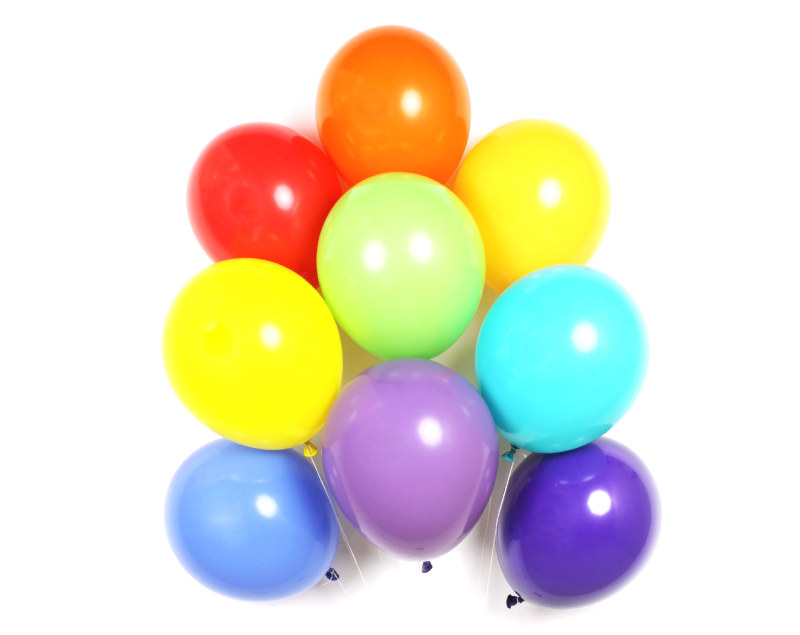
#> input picture Core/Lesson4/images/balloons.png, 800 x 635 px
$ jupyter execute HSVColourSpace.ipynb
#> lines starting #> are read from the running program, lines starting #| are printed output that depends on the picture; after the words box and inside, x2 and y2 are one past the last pixel; in counts of white or black regions, pixels touching at a corner belong together
# Colour Threshold, HSV Colour Space
Colour threshold practice by Mikaela Sanchez.<br>
Converting RGB images into HSV images to improve masking in varying lighting conditions.
### Import resources

[cell 1]
import matplotlib.pyplot as plt
import numpy as np
import cv2

### Read and display balloon image

[cell 2]
balloons = cv2.imread('images/balloons.png')
#> balloons is the input picture: shape (635, 800, 3); mean B, G, R 205.3, 222.5, 227.8
balloons_rgb = cv2.cvtColor(balloons, cv2.COLOR_BGR2RGB).copy()
balloons_hsv = cv2.cvtColor(balloons_rgb, cv2.COLOR_RGB2HSV).copy()
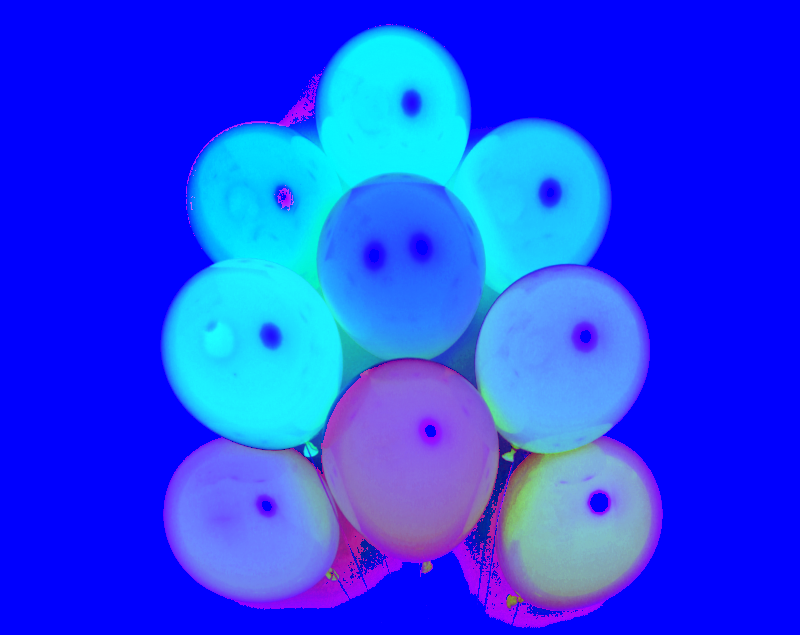
#> balloons_hsv: shape (635, 800, 3); mean R, G, B 31.2, 65.9, 246.6

print('Shape of image: ', balloons_rgb.shape)
#| Shape of image:  (635, 800, 3)

_, (rgb, hsv) = plt.subplots(1, 2, figsize=(10, 20))

rgb.set_title('RGB Image')
rgb.imshow(balloons_rgb)

hsv.set_title('HSV Image')
hsv.imshow(balloons_hsv)

### Plot each colour channel

[cell 3]
# RGB
r = balloons_rgb[:, :, 0]
g = balloons_rgb[:, :, 1]
b = balloons_rgb[:, :, 2]

_, (plt_r, plt_g, plt_b) = plt.subplots(1, 3, figsize=(9,3))

plt_r.set_title('Red')
plt_r.imshow(r, cmap='gray')
plt_r.axis('off')

plt_g.set_title('Green')
plt_g.imshow(g, cmap='gray')
plt_g.axis('off')

plt_b.set_title('Blue')
plt_b.imshow(b, cmap='gray')
plt_b.axis('off')

[cell 4]
# HSV
h = balloons_hsv[:, :, 0]
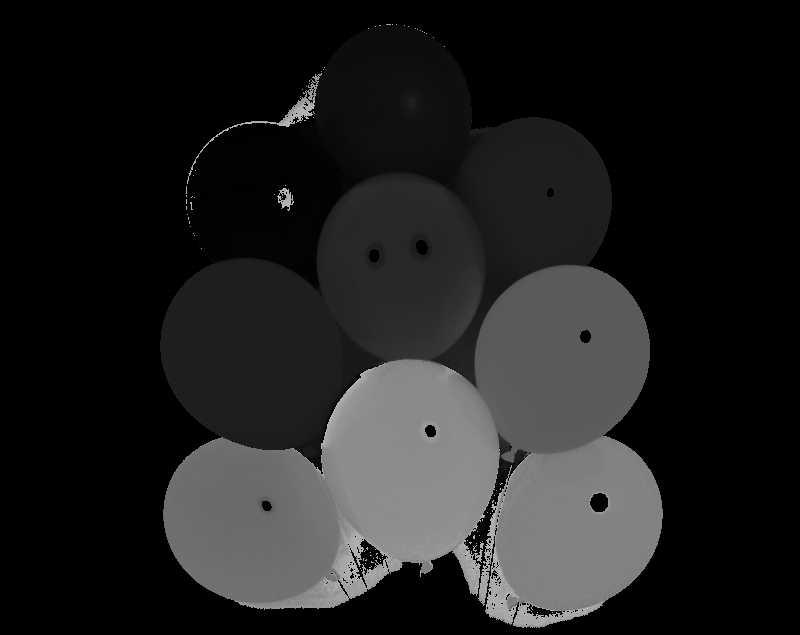
#> h: shape (635, 800); min 0, max 179, mean 31.2
s = balloons_hsv[:, :, 1]
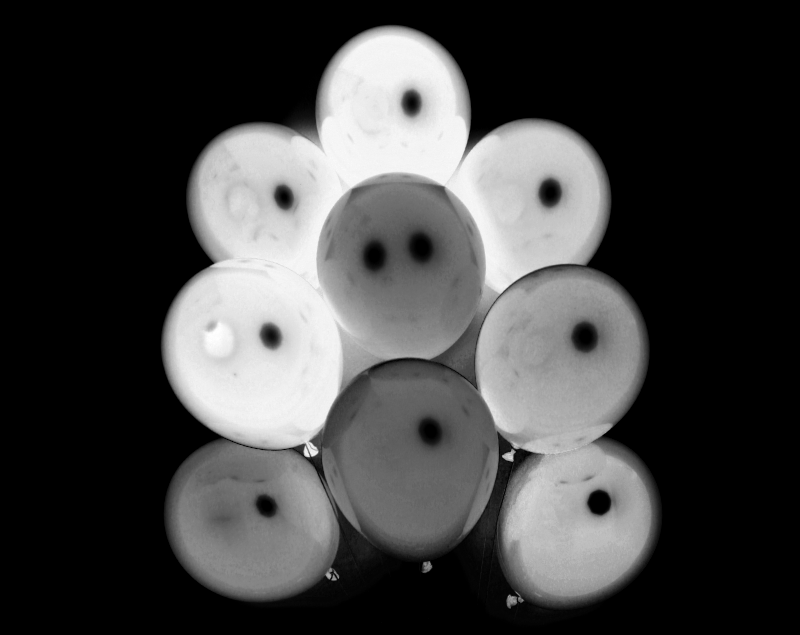
#> s: shape (635, 800); min 0, max 255, mean 65.9
v = balloons_hsv[:, :, 2]
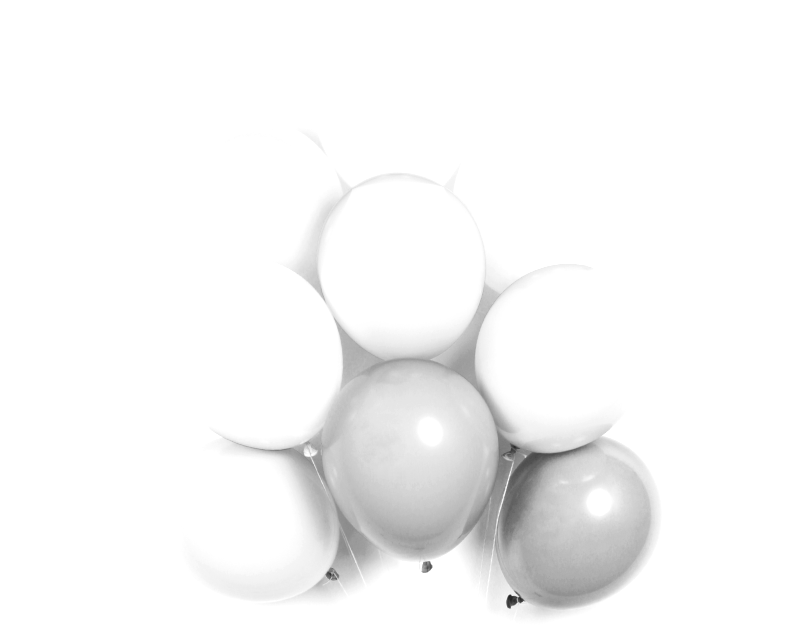
#> v: shape (635, 800); min 35, max 255, mean 246.6

_, (plt_h, plt_s, plt_v) = plt.subplots(1, 3, figsize=(9,3))

plt_h.set_title('Hue')
plt_h.imshow(h, cmap='gray')
plt_h.axis('off')

plt_s.set_title('Saturation')
plt_s.imshow(s, cmap='gray')
plt_s.axis('off')

plt_v.set_title('Value')
plt_v.imshow(v, cmap='gray')
plt_v.axis('off')

### Find blue hues

[cell 5]
light_hue = balloons_hsv[350, 550, 0]
#> light_hue = 90
print('Hue value: ', light_hue)
#| Hue value:  90

light_blue_hsv = np.zeros((5, 5, 3), dtype=np.uint8)
light_blue_hsv[:, :, 0] = light_hue
light_blue_hsv[:, :, 1] = 255
light_blue_hsv[:, :, 2] = 180
print(light_blue_hsv.shape)

light_blue_rgb = cv2.cvtColor(light_blue_hsv, cv2.COLOR_HSV2RGB)

plt.axis('off')
plt.title('Lower bound')
plt.imshow(light_blue_rgb)
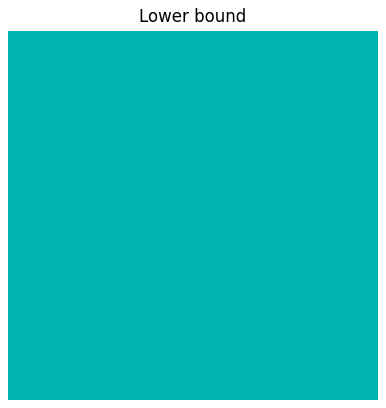
#> figure drawn by matplotlib, 1 panel

[cell 6]
dark_hue = balloons_hsv[550, 600, 0]
#> dark_hue = 130
print('Hue value: ', dark_hue)
#| Hue value:  130

dark_blue_hsv = np.zeros((5, 5, 3), dtype=np.uint8)
dark_blue_hsv[:, :, 0] = dark_hue
dark_blue_hsv[:, :, 1] = 255
dark_blue_hsv[:, :, 2] = 180
print(dark_blue_hsv.shape)

dark_blue_rgb = cv2.cvtColor(dark_blue_hsv, cv2.COLOR_HSV2RGB)

plt.axis('off')
plt.title('Upper bound')
plt.imshow(dark_blue_rgb)
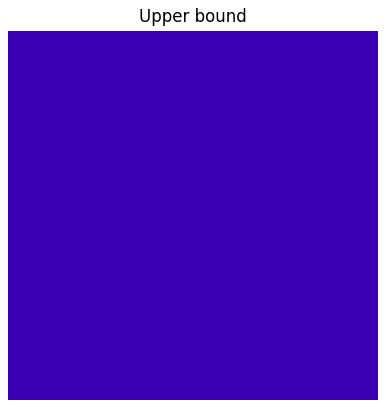
#> figure drawn by matplotlib, 1 panel

### Create a mask

[cell 7]
lower_rgb = np.array([0, 0, 100])
print('Lower bound RGB: ', lower_rgb)

upper_rgb = np.array([200, 255, 255])
print('Upper bound RGB: ', upper_rgb)

lower_hsv = np.array([80, 50, 0])
print('Lower bound HSV: ', lower_hsv)

upper_hsv = np.array([150, 255, 255])
print('Upper bound HSV: ', upper_hsv)

[cell 8]
mask_rgb = cv2.inRange(balloons_rgb, lower_rgb, upper_rgb)
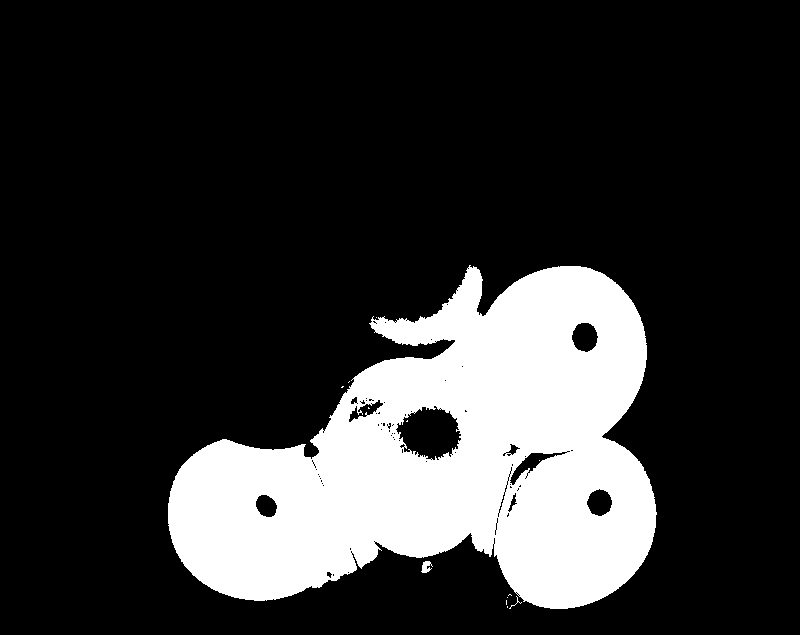
#> mask_rgb: shape (635, 800); 19.8% white; 13 white regions (10 under 20 px), largest, box (x1, y1, x2, y2) and area: (168, 265, 657, 609) 100399, (421, 561, 433, 573) 88, (509, 596, 522, 609) 21
mask_hsv = cv2.inRange(balloons_hsv, lower_hsv, upper_hsv)
#> mask_hsv: shape (635, 800); 18.1% white; 8 white regions (4 under 20 px), largest, box (x1, y1, x2, y2) and area: (167, 266, 657, 606) 91758, (507, 596, 517, 608) 91, (422, 561, 432, 573) 81, (515, 591, 524, 603) 38

_, (mask_rgb_plt, mask_hsv_plt) = plt.subplots(1, 2)

mask_rgb_plt.set_title('RGB Mask')
mask_rgb_plt.imshow(mask_rgb)
mask_rgb_plt.axis('off')

mask_hsv_plt.set_title('HSV Mask')
mask_hsv_plt.imshow(mask_hsv)
mask_hsv_plt.axis('off')

[cell 9]
masked_img_rgb = np.copy(balloons_rgb)
masked_img_rgb[mask_rgb==0] = [0, 0, 0]

masked_img_hsv = np.copy(balloons_rgb)
masked_img_hsv[mask_hsv==0] = [0, 0, 0]

_, (cropped_img_rgb, cropped_img_hsv) = plt.subplots(1, 2)

cropped_img_rgb.set_title('RGB Masked')
cropped_img_rgb.imshow(masked_img_rgb)
cropped_img_rgb.axis('off')

cropped_img_hsv.set_title('HSV Masked')
cropped_img_hsv.imshow(masked_img_hsv)
cropped_img_hsv.axis('off')

### Adding a background (for fun!)

[cell 10]
space = cv2.imread('images/space_background.jpg')
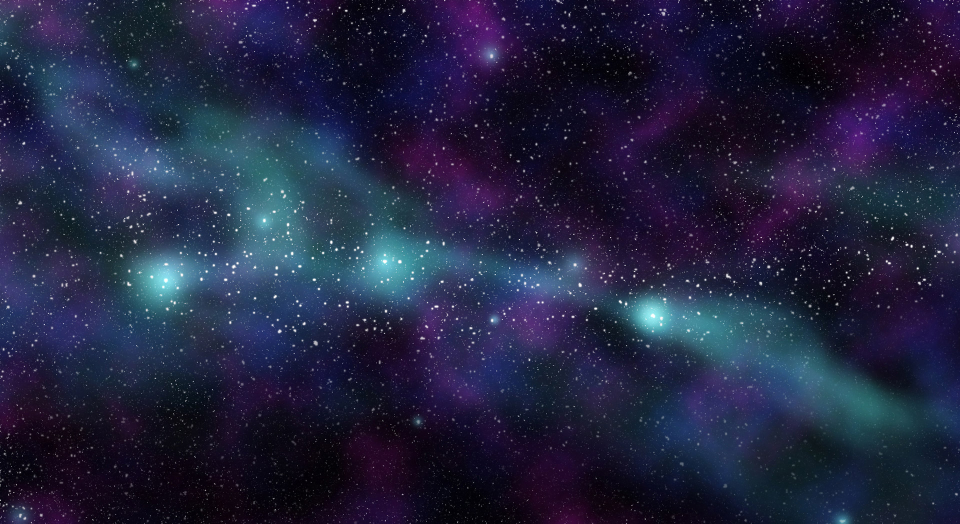
#> input picture Core/Lesson4/images/space_background.jpg, 1920 x 1047 px (shown at 1/2 size)
#> space is the input picture: shape (1047, 1920, 3); mean B, G, R 64, 35.9, 33.2

# Isolating the background
space_cropped = cv2.cvtColor(space, cv2.COLOR_BGR2RGB).copy()
space_cropped = space_cropped[0:balloons_rgb.shape[0], 0:balloons_rgb.shape[1]]
#> space_cropped: shape (635, 800, 3)
space_cropped[mask_hsv != 0] = [0, 0, 0]
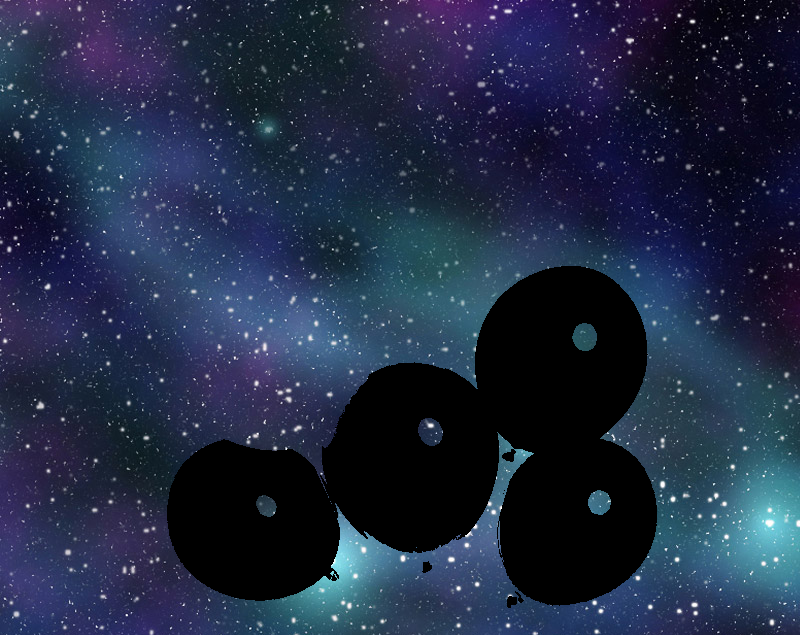
#> space_cropped: shape (635, 800, 3); mean R, G, B 32.3, 42.3, 67.1

blue_balloons_cropped = masked_img_hsv

# Combining the background and the balloons
blue_balloons_in_space = space_cropped + blue_balloons_cropped
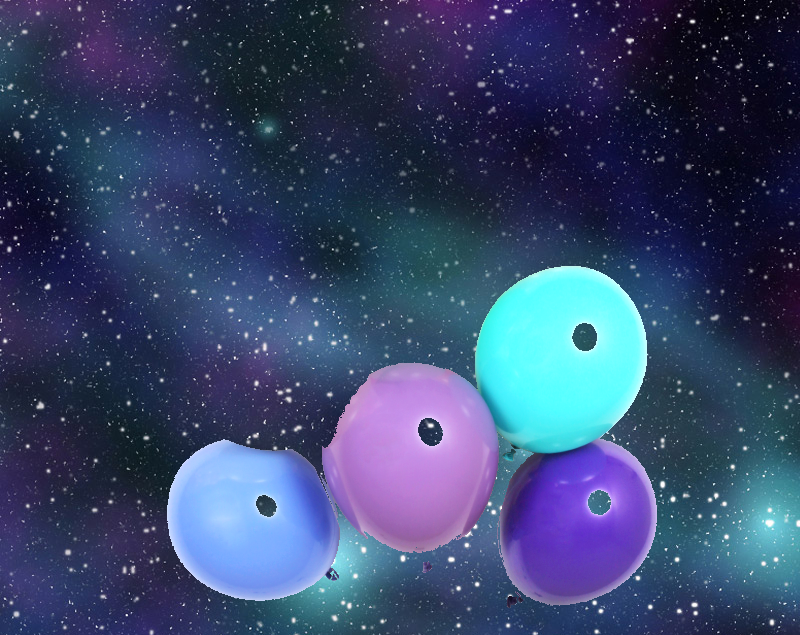
#> blue_balloons_in_space: shape (635, 800, 3); mean R, G, B 55.8, 70.7, 107.1

plt.title('Blue Balloons in Space')
plt.axis('off')
plt.imshow(blue_balloons_in_space)
